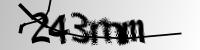
#> input picture samples/243mm.png, 200 x 50 px; its folder holds only this picture in this run
$ python captcha.py
#> lines starting #> are read from the running program, lines starting #| are printed output that depends on the picture
# load needed libraries.
import os

import numpy
import numpy as np
import pandas as pd
import matplotlib.pyplot as plt
import sklearn
import cv2

# sklearn utilities
from sklearn import datasets
from sklearn.model_selection import train_test_split
from sklearn.metrics import confusion_matrix, classification_report

# sklearn models
from sklearn.tree import DecisionTreeClassifier
from sklearn.ensemble import RandomForestClassifier
#import tensorflow as tf

import glob


IMG_THRESHHOLD = 170

IMG_DEBUG_CHOICE = 0

# Loads images, converts to numpy array, and displays
image_files = glob.glob(os.path.join("samples", '*.png'))
images = numpy.array([plt.imread(img) for img in image_files])
print(images.shape)
#| (1, 50, 200, 4)
plt.imshow(images[IMG_DEBUG_CHOICE])
plt.show()


# Processing the images

#grayscale versions of images
new_img = []
#list of names of each image
names = []
#image width and height
imagew = [
    [30,55],
    [50, 75],
    [70, 95],
    [90, 115],
    [110, 135]
    ]

img_num = 0

# [32 lines of commented-out code are left out]

col_pix_totals = []

# for img in range(len(image_files)):
img = 0
img_d = IMG_DEBUG_CHOICE
name = image_files[img][8:13]

new_img.append([])
for w in range(images.shape[2]):
    pixel_density = 0
    for h in range(images.shape[1]):
        if w == 0:
            new_img[img].append([])
        if images[img_d][h][w][0] < IMG_THRESHHOLD / 255:
            pixel_density += 2-images[img_d][h][w][0]*2

    for h in range(images.shape[1]):
        if images[img_d][h][w][0] < IMG_THRESHHOLD / 255:
            new_img[img][h].append(0)
        else:
            new_img[img][h].append(1)
    col_pix_totals.append(int(pixel_density))
#> after the loop, col_pix_totals = 200 values, max 57 at index 62, min 0 at index 0, mean 18.79

        # print("Image ", img, "/", len(images)*5, " successfully converted to greyscale")
    # img_num += 1

# each low point near the 20 mark is an image edge, if there are 2 low points add 10 to the second low
avgs=[0]
avgs.append(0)
for i in range(1, len(col_pix_totals)-1):
    deriv = (col_pix_totals[i-1] - col_pix_totals[i]) + (col_pix_totals[i] - col_pix_totals[i+1])
    avgs.append(deriv)
#> this loop made 198 passes
#> deriv on passes 1 to 3: 0, 0, 0
#> after the loop, avgs = 200 values, max 36 at index 65, min -25 at index 139, mean 0
avgs.append(0)

lows=[]
lows.append(0)
lows.append(0)
for i in range(1, len(col_pix_totals)-2):
    if col_pix_totals[i-1] >= col_pix_totals[i] <= col_pix_totals[i+1] and col_pix_totals[i-2] > col_pix_totals[i] < col_pix_totals[i+2]:
        lows.append(avgs[i]*col_pix_totals[i])
    elif col_pix_totals[i-1] == col_pix_totals[i+1] and col_pix_totals[i-2] > col_pix_totals[i] < col_pix_totals[i+2]:
        lows.append(avgs[i] * col_pix_totals[i])

    else:
        lows.append(0)
#> after the loop, lows = 199 values, max 462 at index 52, min 0 at index 0, mean 9.7
lows.append(0)
lows.append(0)

edges = []

end = 0
for i in range(125, images.shape[2]):
    if col_pix_totals[i] <= 10:
        end = i
        break

area = 10
for i in range(len(col_pix_totals)):
    if i == 30 or i == end:
        edges.append(i)
    elif i % 20 == 0 and (40 < i < end-10):
        near = lows[i - area:i + area]
        print("near: ", near)
        close_vals = []
        loc = []
        for n in range(i - area, i + area):
            if near[n-i+area] != 0:
                close_vals.append(n)
                loc.append(n)

        vals = [lows[p] for p in close_vals]
        print("i:",i, "| end: ",end)
        print(vals)
        print(loc)
        print(loc[vals.index(max(vals))])
        edges.append(loc[vals.index(max(vals))])
#> this loop made 200 passes
#> vals on passes 61, 81, 101, 121: [462, 52], [12], [147, 135], [132, 33, 190]
#> (printed output is left out)
#> after the loop, edges = [30, 52, 71, 90, 122, 144]

for w in edges:
    for h in range(images.shape[1]):
        new_img[img][h][w] = 0
#> this loop made 6 passes
#> w on passes 1 to 6: 30, 52, 71, 90, 122, 144
#> after the loop, new_img = 1 item

plt.plot(col_pix_totals)
plt.plot(avgs)
plt.plot(lows)
plt.plot(edges)
plt.show()
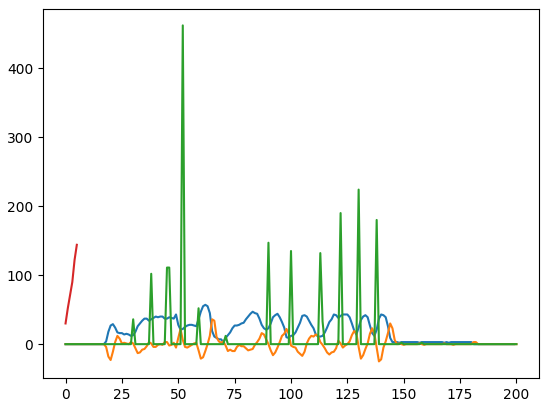
#> figure drawn by matplotlib, 1 panel; curve peaks at x = 62, y = 57; curve peaks at x = 65, y = 36; curve peaks at x = 52, y = 462
new_img = numpy.array(new_img)
print(new_img.shape)
#| (1, 50, 200)
print("show")
plt.imshow(new_img[0])
plt.show()
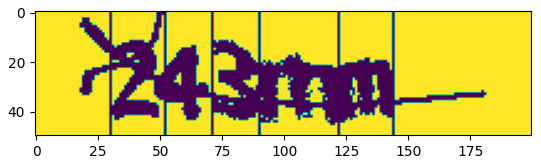
#> figure drawn by matplotlib, 1 panel

# new_img = numpy.array(new_img)
# print(new_img.shape)
#
# # For outputting some of new_image's characters
# fig, axes = plt.subplots(4, 5, figsize=(10, 8))  # Adjust figsize as needed
#
#
# # Loop through the images and corresponding axes to display them
# ind = 0
# for i, ax in enumerate(axes.flat):
#     for x in range(5):
#         # Calculate the start and end index for the current section
#         start_idx = x * 50 * (imagew[x][1] - imagew[x][0])
#         end_idx = (x + 1) * 50 * (imagew[x][1] - imagew[x][0])
#         # Reshape only the appropriate section of new_img[i]
#         reshaped_image = np.reshape(new_img[i], (imagew[x][1] - imagew[x][0], 50)).T
#         ax.imshow(reshaped_image, cmap='gray', interpolation="nearest")  # Display each image section in grayscale
#         ax.set_title(names[i])
#
# # Display the grid of images
# plt.tight_layout()  # Adjust layout to avoid overlap
# plt.show()
#
#
#
# # train_images, test_images, train_labels, test_labels = train_test_split()
#
#
# x_train, x_test, y_train, y_test = train_test_split(new_img, names, test_size = 0.25, random_state = 0)
#
# x_train = np.array(x_train)
# x_test = np.array(x_test)
# y_train = np.array(y_train)
# y_test = np.array(y_test)
#
# print("Training x:", x_train.shape,"y:", y_train.shape)
# print("Testing x:", x_test.shape,"y:", y_test.shape)
#
# # scores = []
# # for i in range(1, x_train.shape[0], 52):
# #     print("Iteration: ", i, ", Begin...")
# #     #add your code here.
# #     treeI = RandomForestClassifier(max_features = i)
# #     treeI.fit(x_train, y_train)
# #     scores.append(treeI.score(x_test, y_test))
# #     print("Iteration:", i, ", Complete.")
# #
# # plt.plot(scores)
# # plt.show()
#
# tree = DecisionTreeClassifier()
# tree.fit(x_train, y_train)
# print(tree.score(x_test, y_test))
#
# forest = RandomForestClassifier()
# forest.fit(x_train, y_train)
# print(forest.score(x_test,y_test))
#
# max_features_range = range(1, 100, 5)  # Limit max_features to a reasonable number
#
# # # Each graph
# # scores = []
# # # Iterate over a valid range of max_features
# # for i in max_features_range:
# #     treeI = DecisionTreeClassifier(max_features=i)
# #     treeI.fit(x_train, y_train)
# #     scores.append(treeI.score(x_test, y_test))
# # # Label and plot
# # plt.plot(max_features_range, scores, label='Decision Tree Scores')
# # plt.xlabel('Max Features')
# # plt.ylabel('Accuracy')
# # plt.title('Decision Tree Performance')
# # plt.legend()
# # plt.show()
#
# scores = []
# # Iterate over a valid range of max_features
# for i in max_features_range:
#     treeI = RandomForestClassifier(max_features=i)
#     treeI.fit(x_train, y_train)
#     scores.append(treeI.score(x_test, y_test))
#     print("Identifier:",i,"Completed")
# # Label and plot
# plt.plot(max_features_range, scores, label='Random Forest Scores')
# plt.xlabel('Max Features')
# plt.ylabel('Accuracy')
# plt.title('Random Forest Performance')
# plt.legend()
# plt.show()

$ run again, on samples/2pfpn.png
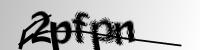
#> input picture samples/2pfpn.png, 200 x 50 px
#| (1, 50, 200, 4)
#> after the loop `for w in range(images.shape[2]):`: col_pix_totals = 200 values, max 58 at index 79, min 0 at index 0, mean 18.27
#> the loop `for i in range(1, len(col_pix_totals)-1):` made 198 passes
#> deriv on passes 1 to 3: 0, 0, 0
#> after the loop `for i in range(1, len(col_pix_totals)-1):`: avgs = 200 values, max 26 at index 134, min -26 at index 76, mean 0
#> after the loop `for i in range(1, len(col_pix_totals)-2):`: lows = 199 values, max 300 at index 50, min 0 at index 0, mean 6.8
#> the loop `for i in range(len(col_pix_totals)):` made 200 passes
#> vals on passes 61, 81, 101, 121: [300, 171], [126, 54], [144, 36], [138, 92, 96, 60]
#> (printed output is left out)
#> after the loop `for i in range(len(col_pix_totals)):`: edges = [30, 50, 73, 102, 114, 134]
#> the loop `for w in edges:` made 6 passes
#> w on passes 1 to 6: 30, 50, 73, 102, 114, 134
#> after the loop `for w in edges:`: new_img = 1 item
#> `plt.show()`:
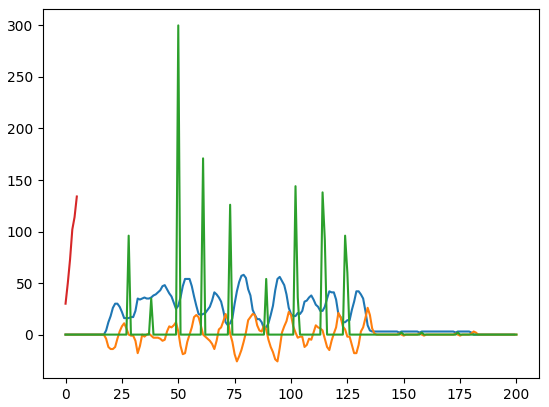
#> figure drawn by matplotlib, 1 panel; curve peaks at x = 79, y = 58; curve peaks at x = 134, y = 26; curve peaks at x = 50, y = 300
#| (1, 50, 200)
#> `plt.show()`:
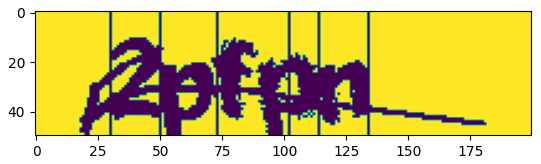
#> figure drawn by matplotlib, 1 panel

$ run again, on samples/373gb.png
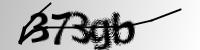
#> input picture samples/373gb.png, 200 x 50 px
#| (1, 50, 200, 4)
#> after the loop `for w in range(images.shape[2]):`: col_pix_totals = 200 values, max 60 at index 115, min 0 at index 0, mean 18.32
#> the loop `for i in range(1, len(col_pix_totals)-1):` made 198 passes
#> deriv on passes 1 to 3: 0, 0, 0
#> after the loop `for i in range(1, len(col_pix_totals)-1):`: avgs = 200 values, max 29 at index 119, min -26 at index 114, mean 0
#> after the loop `for i in range(1, len(col_pix_totals)-2):`: lows = 199 values, max 342 at index 112, min 0 at index 0, mean 5.95
#> the loop `for i in range(len(col_pix_totals)):` made 200 passes
#> vals on passes 61, 81, 101, 121: [18, 275], [88, 77], [115, 54, 27], [342, 56]
#> (printed output is left out)
#> after the loop `for i in range(len(col_pix_totals)):`: edges = [30, 63, 71, 91, 112, 135]
#> the loop `for w in edges:` made 6 passes
#> w on passes 1 to 6: 30, 63, 71, 91, 112, 135
#> after the loop `for w in edges:`: new_img = 1 item
#> `plt.show()`:
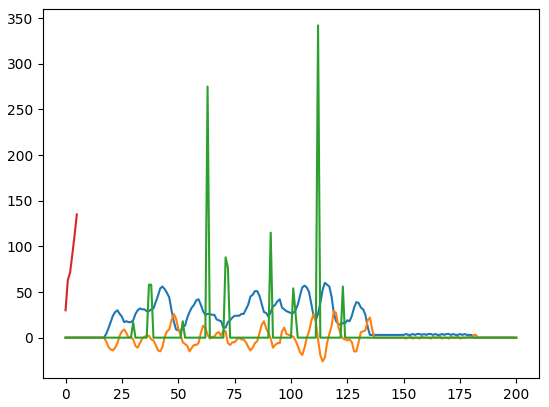
#> figure drawn by matplotlib, 1 panel; curve peaks at x = 115, y = 60; curve peaks at x = 119, y = 29; curve peaks at x = 112, y = 342
#| (1, 50, 200)
#> `plt.show()`:
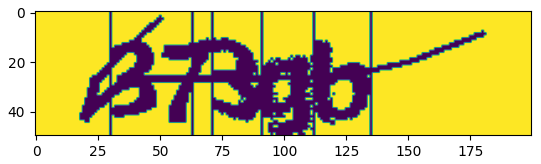
#> figure drawn by matplotlib, 1 panel

$ run again, on samples/245y5.png
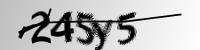
#> input picture samples/245y5.png, 200 x 50 px
#| (1, 50, 200, 4)
#> after the loop `for w in range(images.shape[2]):`: col_pix_totals = 200 values, max 59 at index 68, min 0 at index 0, mean 16.74
#> the loop `for i in range(1, len(col_pix_totals)-1):` made 198 passes
#> deriv on passes 1 to 3: 0, 0, 0
#> after the loop `for i in range(1, len(col_pix_totals)-1):`: avgs = 200 values, max 32 at index 72, min -25 at index 65, mean 0
#> after the loop `for i in range(1, len(col_pix_totals)-2):`: lows = 199 values, max 336 at index 95, min 0 at index 0, mean 4.61
#> the loop `for i in range(len(col_pix_totals)):` made 200 passes
#> vals on passes 61, 81, 101, 121: [204, 40], [30, 18, 124], [336], [3, 145]
#> (printed output is left out)
#> after the loop `for i in range(len(col_pix_totals)):`: edges = [30, 52, 85, 95, 124, 136]
#> the loop `for w in edges:` made 6 passes
#> w on passes 1 to 6: 30, 52, 85, 95, 124, 136
#> after the loop `for w in edges:`: new_img = 1 item
#> `plt.show()`:
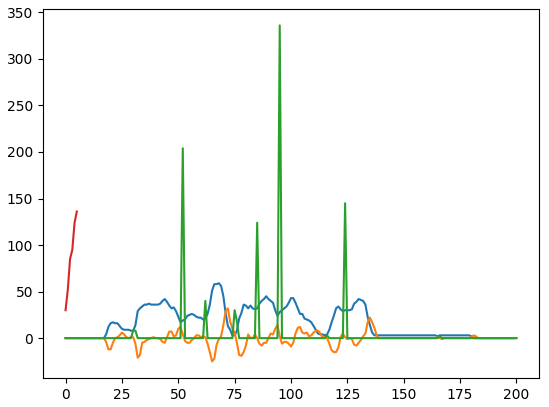
#> figure drawn by matplotlib, 1 panel; curve peaks at x = 68, y = 59; curve peaks at x = 72, y = 32; curve peaks at x = 95, y = 336
#| (1, 50, 200)
#> `plt.show()`:
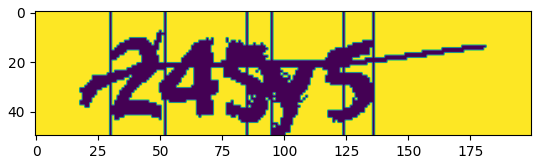
#> figure drawn by matplotlib, 1 panel
